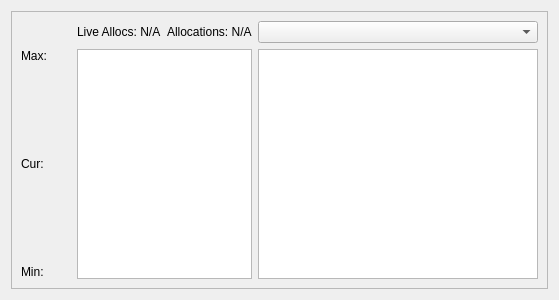
<?xml version="1.0" encoding="UTF-8"?>
<ui version="4.0">
 <class>MemoryWidget</class>
 <widget class="QWidget" name="MemoryWidget">
  <property name="geometry">
   <rect>
    <x>0</x>
    <y>0</y>
    <width>548</width>
    <height>300</height>
   </rect>
  </property>
  <property name="windowTitle">
   <string>Memory</string>
  </property>
  <layout class="QHBoxLayout" name="horizontalLayout">
   <item>
    <widget class="QFrame" name="MemoryWidgetFrame">
     <property name="frameShape">
      <enum>QFrame::StyledPanel</enum>
     </property>
     <property name="frameShadow">
      <enum>QFrame::Plain</enum>
     </property>
     <layout class="QVBoxLayout" name="verticalLayout_2">
      <item>
       <layout class="QGridLayout" name="gridLayout">
        <item row="1" column="1">
         <widget class="QGraphicsView" name="UsedMemoryView"/>
        </item>
        <item row="1" column="0">
         <layout class="QVBoxLayout" name="verticalLayout">
          <item>
           <widget class="QLabel" name="LabelMaxMemory">
            <property name="text">
             <string>Max:</string>
            </property>
           </widget>
          </item>
          <item>
           <spacer name="verticalSpacer">
            <property name="orientation">
             <enum>Qt::Vertical</enum>
            </property>
            <property name="sizeHint" stdset="0">
             <size>
              <width>20</width>
              <height>40</height>
             </size>
            </property>
           </spacer>
          </item>
          <item>
           <widget class="QLabel" name="LabelCurMemory">
            <property name="text">
             <string>Cur:</string>
            </property>
           </widget>
          </item>
          <item>
           <spacer name="verticalSpacer_2">
            <property name="orientation">
             <enum>Qt::Vertical</enum>
            </property>
            <property name="sizeHint" stdset="0">
             <size>
              <width>20</width>
              <height>40</height>
             </size>
            </property>
           </spacer>
          </item>
          <item>
           <widget class="QLabel" name="LabelMinMemory">
            <property name="minimumSize">
             <size>
              <width>50</width>
              <height>0</height>
             </size>
            </property>
            <property name="text">
             <string>Min:</string>
            </property>
           </widget>
          </item>
         </layout>
        </item>
        <item row="0" column="1">
         <layout class="QHBoxLayout" name="horizontalLayout_2">
          <item>
           <widget class="QLabel" name="LabelNumLiveAllocs">
            <property name="text">
             <string>Live Allocs: N/A</string>
            </property>
           </widget>
          </item>
          <item>
           <spacer name="horizontalSpacer">
            <property name="orientation">
             <enum>Qt::Horizontal</enum>
            </property>
            <property name="sizeHint" stdset="0">
             <size>
              <width>40</width>
              <height>20</height>
             </size>
            </property>
           </spacer>
          </item>
          <item>
           <widget class="QLabel" name="LabelNumAllocs">
            <property name="text">
             <string>Allocations: N/A</string>
            </property>
           </widget>
          </item>
         </layout>
        </item>
        <item row="1" column="2">
         <widget class="QTreeWidget" name="ListAllocators">
          <property name="sizePolicy">
           <sizepolicy hsizetype="Maximum" vsizetype="Expanding">
            <horstretch>0</horstretch>
            <verstretch>0</verstretch>
           </sizepolicy>
          </property>
          <property name="minimumSize">
           <size>
            <width>280</width>
            <height>0</height>
           </size>
          </property>
          <property name="maximumSize">
           <size>
            <width>16777215</width>
            <height>16777215</height>
           </size>
          </property>
          <property name="headerHidden">
           <bool>true</bool>
          </property>
          <column>
           <property name="text">
            <string notr="true">1</string>
           </property>
          </column>
         </widget>
        </item>
        <item row="0" column="2">
         <widget class="QComboBox" name="ComboTimeframe"/>
        </item>
        <item row="0" column="0">
         <widget class="QLabel" name="label">
          <property name="text">
           <string/>
          </property>
          <property name="pixmap">
           <pixmap resource="resources.qrc">:/Icons/Icons/Memory.png</pixmap>
          </property>
          <property name="alignment">
           <set>Qt::AlignRight|Qt::AlignTrailing|Qt::AlignVCenter</set>
          </property>
         </widget>
        </item>
       </layout>
      </item>
     </layout>
    </widget>
   </item>
  </layout>
  <action name="actionEnableOnlyThis">
   <property name="text">
    <string>Enable Only This</string>
   </property>
  </action>
  <action name="actionEnableAll">
   <property name="text">
    <string>Enable All</string>
   </property>
  </action>
  <action name="actionDisableAll">
   <property name="text">
    <string>Disable All</string>
   </property>
  </action>
 </widget>
 <resources>
  <include location="resources.qrc"/>
 </resources>
 <connections/>
</ui>
